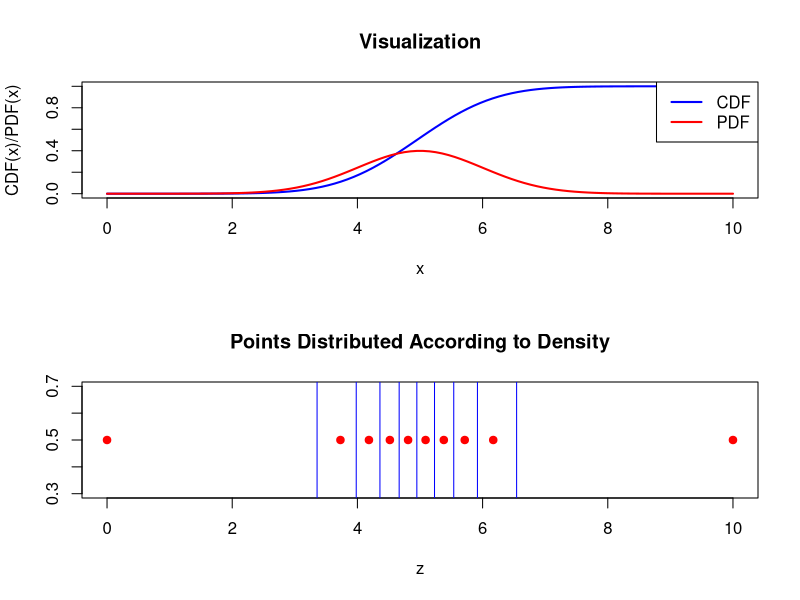

Here is the R script that generated this plot:
library(splines)

GridDensity <- function(x, px, N, Pt = FALSE) {
  # Function: GridDensity(input)
  #
  # Takes in a PDF or density function, and spits out a bunch of points in
  # accordance with the PDF
  #
  # Input:
  #  x  = vector of points. It need *not* be equispaced,
  #  px = vector of same size as x: probability distribution or
  #       density function. It need not be normalized but has to be positive.
  #  N  = Number of points >= 3. The end points of "x" are included
  #       necessarily,
  #  Pt = Optional argument. If present, then some plotting.
  # 
  # Output:
  #  z  = Points distributed according to the density
  #  hz = width of the "intervals" - useful to apportion domain to points
  #       if you are doing quadrature with the results, for example.
  #
  #  (c) Sachin Shanbhag, March 5, 2012
  #

  npts <- 100
  xi <- seq(min(x), max(x), length.out = npts)
  pint <- splinefun(x, px)(xi)
  ci <- cumsum(pint) * diff(c(0, xi))
  pint <- pint / tail(ci, 1)
  ci <- ci / tail(ci, 1)

  alfa <- 1 / (N - 1)
  zij <- numeric(N)
  z <- numeric(N)

  z[1] <- min(x)
  z[N] <- max(x)

  beta <- seq(0.5, N - 1.5) * alfa
  zij <- c(z[1], approx(ci, xi, beta)$y, z[N])
  h <- diff(zij)

  beta <- seq(1, N - 2) * alfa
  z[2:(N - 1)] <- approx(ci, xi, beta)$y

  if (Pt) {
    par(mfrow = c(2, 1))

    plot(xi, ci, type = "l", col = "blue", lwd = 2, xlab = "x", ylab = "CDF(x)/PDF(x)", main = "Visualization")
    lines(xi, pint, col = "red", lwd = 2)
    legend("topright", legend = c("CDF", "PDF"), col = c("blue", "red"), lwd = 2)

    plot(z, rep(0.5, length(z)), col = "red", pch = 19, xlab = "z", ylab = "", main = "Points Distributed According to Density")
    for (i in 2:N) {
      lines(c(zij[i], zij[i]), c(0, 1), col = "blue")
    }
  }

  return(list(z = z, hz = h))
}

# Example usage
x <- seq(0, 10, length.out = 100)
px <- dnorm(x, mean = 5, sd = 1)
N <- 10
Pt <- TRUE

result <- GridDensity(x, px, N, Pt)
print(result)
